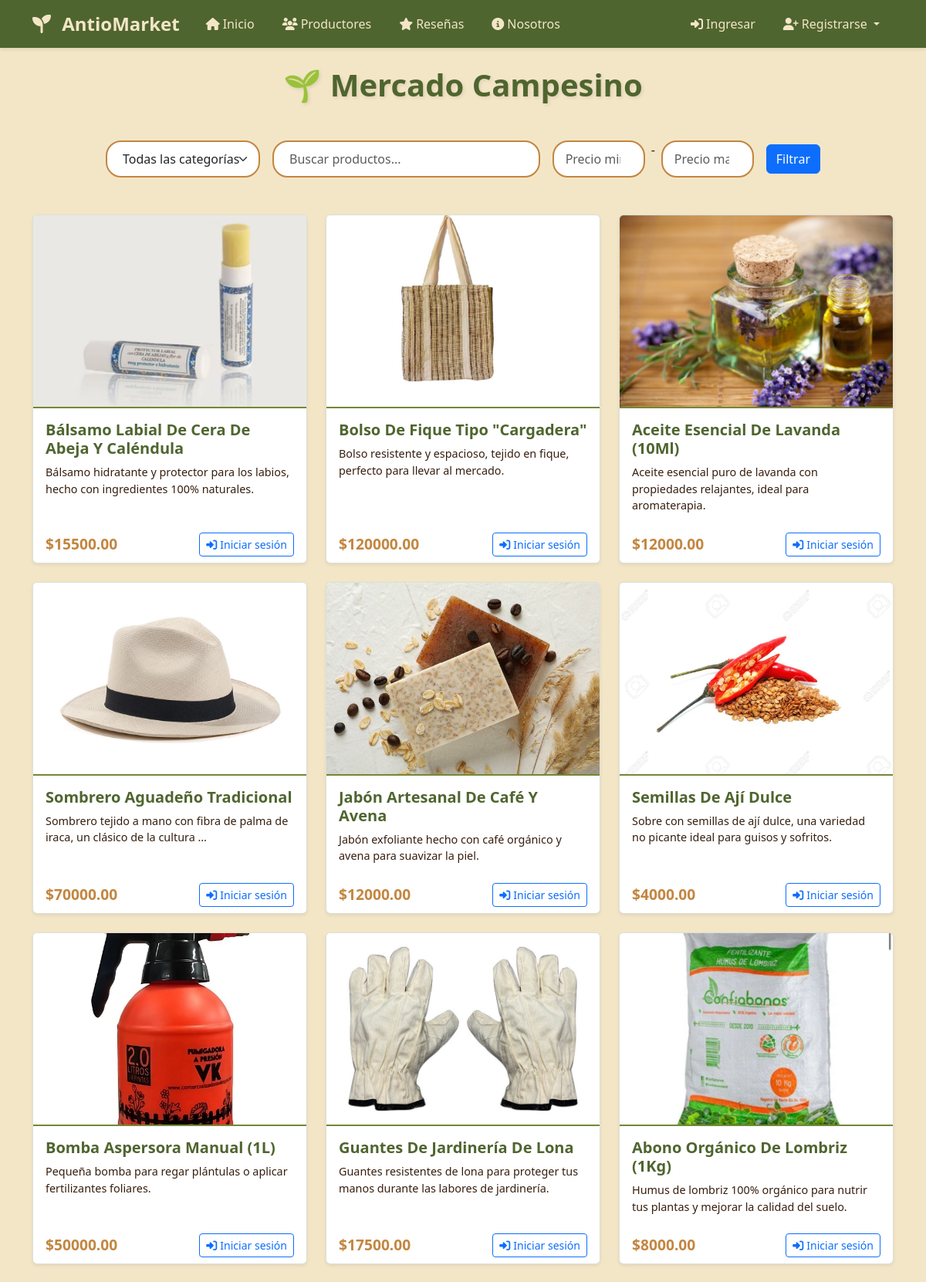
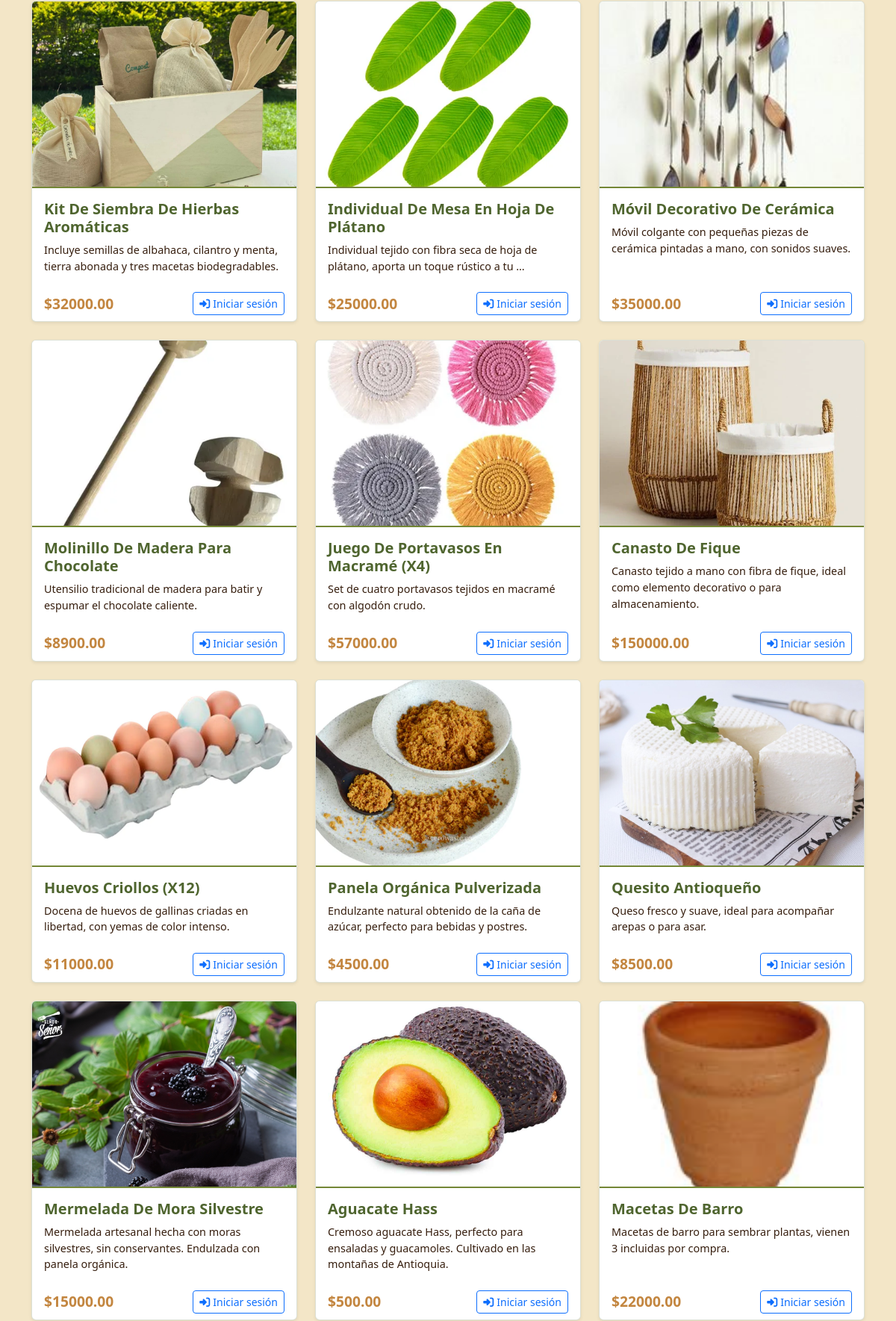
The page / (upper part) on the database its author committed (2 pictures, top to bottom).
### productos/models.py (models this page shows, shortened)
class Producto(models.Model):
    vendedor = models.ForeignKey("cuentas.CuentaVendedor", on_delete=models.CASCADE)
    nombre = models.CharField(max_length=100)
    descripcion = models.TextField()
    precio = models.DecimalField(max_digits=10, decimal_places=2)
    stock = models.IntegerField()
    categoria = models.CharField(max_length=50)
    imagen = models.ImageField(upload_to='productos/', blank=True, null=True, default='default.jpg')

### productos/views.py (the view)
# urls.py: path('', views.HomeView.as_view(), name='home'),
class HomeView(ListView):
    model = Producto
    template_name = 'productos/home.html'
    context_object_name = 'productos'
    def get_queryset(self):
        queryset = Producto.objects.all()
        form = BuscarProductoForm(self.request.GET)
        categoria = self.request.GET.get('categoria')
        busqueda = self.request.GET.get('buscar')
        if categoria:
            queryset = queryset.filter(categoria=categoria)
        if busqueda:
            queryset = queryset.filter(
                Q(nombre__icontains=busqueda) |
                Q(descripcion__icontains=busqueda)
            )
        if form.is_valid():
            if form.cleaned_data.get('precio_min'):
                queryset = queryset.filter(precio__gte=form.cleaned_data['precio_min'])
            if form.cleaned_data.get('precio_max'):
                queryset = queryset.filter(precio__lte=form.cleaned_data['precio_max'])
        return queryset.order_by('-id')  # Ordenar por más recientes primero
    def get_context_data(self, **kwargs):
        context = super().get_context_data(**kwargs)
        context['categorias'] = Producto.objects.values_list('categoria', flat=True).distinct()
        context['form'] = BuscarProductoForm(self.request.GET)
        return context

### productos/forms.py (called while the page is built)
    def clean(self):
        cleaned_data = super().clean()
        precio_min = cleaned_data.get('precio_min')
        precio_max = cleaned_data.get('precio_max')
        if precio_min and precio_max and precio_min > precio_max:
            raise forms.ValidationError("El precio mínimo no puede ser mayor al precio máximo.")
        return cleaned_data

### productos/templates/productos/home.html (shortened to what this page needs)
{% extends 'base.html' %}
{% block extra_css %}
{% load static %}
<link rel="stylesheet" href="{% static 'css/home.css' %}">
{% endblock %}
{% block content %}
<div class="container mt-4">
    <h1 class="text-center page-title mb-3">🌱 Mercado Campesino</h1>
    <div class="row justify-content-center mb-4">
        <div class="col-md-10">
            <form method="get" class="d-flex justify-content-center gap-3 align-items-center">
                <select name="categoria" class="form-select" style="max-width: 200px;">
                    <option value="">Todas las categorías</option>
                </select>
                <div class="flex-grow-1">
                    <input type="search" name="buscar" class="form-control" placeholder="Buscar productos..."
                           value="{{ request.GET.buscar|default:'' }}">
                </div>
                <div class="d-flex gap-2">
                    <input type="number" name="precio_min" class="form-control" style="max-width: 120px;"
                           placeholder="Precio min" value="{{ request.GET.precio_min|default:'' }}">
                    <span>-</span>
                    <input type="number" name="precio_max" class="form-control" style="max-width: 120px;"
                           placeholder="Precio max" value="{{ request.GET.precio_max|default:'' }}">
                </div>
                <button type="submit" class="btn btn-primary">Filtrar</button>
            </form>
        </div>
    </div>
    <div class="row mt-5">
        {% for producto in productos %}
            <div class="col-md-4 mb-4">
                <div class="card h-100 shadow-sm product-card">
                    <a href="{% url 'productos:detalle_producto' producto.pk %}">
                        <img src="{{ producto.imagen.url }}" class="card-img-top" alt="{{ producto.nombre }}">
                    </a>
                    <div class="card-body">
                        <h5 class="card-title">
                            <a href="{% url 'productos:detalle_producto' producto.pk %}" class="text-decoration-none">
                                {{ producto.nombre }}
                            </a>
                        </h5>
                        <p class="card-text">{{ producto.descripcion|truncatewords:15 }}</p>
                    </div>
                    <div class="card-footer d-flex justify-content-between align-items-center bg-transparent border-0">
                        <span class="price-tag">${{ producto.precio }}</span>
                        {% if user.is_authenticated %}
                            {% if user.is_cliente %}
                                <a href="{% url 'carrito:agregar_producto' producto.id %}" class="btn btn-add-to-cart btn-sm">
                                    <i class="fas fa-cart-plus me-1"></i>Agregar al carrito
                                </a>
                            {% else %}
                                <a href="{% url 'productos:detalle_producto' producto.pk %}" class="btn btn-outline-secondary btn-sm">
                                    <i class="fas fa-eye me-1"></i>Ver producto
                                </a>
                            {% endif %}
                        {% else %}
                            <a href="{% url 'cuentas:login' %}" class="btn btn-outline-primary btn-sm">
                                <i class="fas fa-sign-in-alt me-1"></i>Iniciar sesión
                            </a>
                        {% endif %}
                    </div>
                </div>
            </div>
        {% endfor %}
    </div>
</div>
{% endblock %}

### mercado_campesino/static/css/base.css (style rules this page uses)
:root { --color-fondo: #f3e6c7; --color-primario: #361e0e; --color-secundario: #c38640; --color-verde-oscuro: #4f652f; --color-verde-claro: #748736; }
body { background-color: var(--color-fondo); display: flex; flex-direction: column; min-height: 100vh; color: var(--color-primario); }

### productos/static/css/home.css (style rules this page uses)
.product-card { transition: transform 0.3s ease, box-shadow 0.3s ease; border: 1px solid rgba(79, 101, 47, 0.2); background-color: white; }
.product-card .card-img-top { height: 250px; object-fit: cover; border-bottom: 2px solid var(--color-verde-claro); }
.product-card .card-title { color: var(--color-verde-oscuro); font-weight: bold; }
.product-card .card-title a { color: var(--color-verde-oscuro) !important; text-decoration: none; }
.product-card .card-text { color: var(--color-primario); font-size: 0.9rem; }
.price-tag { color: var(--color-secundario); font-size: 1.2rem; font-weight: bold; }
.page-title { color: var(--color-verde-oscuro); font-weight: bold; text-shadow: 2px 2px 4px rgba(54, 30, 14, 0.1); margin-bottom: 4rem; padding-bottom: 2rem; }
.form-select { border-radius: 20px; padding: 10px 20px; border: 2px solid var(--color-secundario); background-color: white; }
.form-control { border-radius: 20px; padding: 10px 20px; border: 2px solid var(--color-secundario); }
.gap-3 { gap: 1rem; }
.form-control[type="number"] { border-radius: 20px; padding: 10px 15px; border: 2px solid var(--color-secundario); }
.d-flex.gap-2 { gap: 0.5rem !important; }

### rows shown on the page
Producto: imagen (picture), nombre "Bálsamo Labial De Cera De Abeja Y Caléndula", descripcion "Bálsamo hidratante y protector para los labios, hecho con ingredientes 100% naturales.", precio "15500.00"
Producto: imagen (picture), nombre "Bolso De Fique Tipo \"Cargadera\"", descripcion "Bolso resistente y espacioso, tejido en fique, perfecto para llevar al mercado.", precio "120000.00"
Producto: imagen (picture), nombre "Aceite Esencial De Lavanda (10Ml)", descripcion "Aceite esencial puro de lavanda con propiedades relajantes, ideal para aromaterapia.", precio "12000.00"
Producto: imagen (picture), nombre "Sombrero Aguadeño Tradicional", descripcion "Sombrero tejido a mano con fibra de palma de iraca, un clásico de la cultura …", precio "70000.00"
Producto: imagen (picture), nombre "Jabón Artesanal De Café Y Avena", descripcion "Jabón exfoliante hecho con café orgánico y avena para suavizar la piel.", precio "12000.00"
Producto: imagen (picture), nombre "Semillas De Ají Dulce", descripcion "Sobre con semillas de ají dulce, una variedad no picante ideal para guisos y sofritos.", precio "4000.00"
Producto: imagen (picture), nombre "Bomba Aspersora Manual (1L)", descripcion "Pequeña bomba para regar plántulas o aplicar fertilizantes foliares.", precio "50000.00"
Producto: imagen (picture), nombre "Guantes De Jardinería De Lona", descripcion "Guantes resistentes de lona para proteger tus manos durante las labores de jardinería.", precio "17500.00"
Producto: imagen (picture), nombre "Abono Orgánico De Lombriz (1Kg)", descripcion "Humus de lombriz 100% orgánico para nutrir tus plantas y mejorar la calidad del suelo.", precio "8000.00"
Producto: imagen (picture), nombre "Kit De Siembra De Hierbas Aromáticas", descripcion "Incluye semillas de albahaca, cilantro y menta, tierra abonada y tres macetas biodegradables.", precio "32000.00"
Producto: imagen (picture), nombre "Individual De Mesa En Hoja De Plátano", descripcion "Individual tejido con fibra seca de hoja de plátano, aporta un toque rústico a tu …", precio "25000.00"
Producto: imagen (picture), nombre "Móvil Decorativo De Cerámica", descripcion "Móvil colgante con pequeñas piezas de cerámica pintadas a mano, con sonidos suaves.", precio "35000.00"
Producto: imagen (picture), nombre "Molinillo De Madera Para Chocolate", descripcion "Utensilio tradicional de madera para batir y espumar el chocolate caliente.", precio "8900.00"
Producto: imagen (picture), nombre "Juego De Portavasos En Macramé (X4)", descripcion "Set de cuatro portavasos tejidos en macramé con algodón crudo.", precio "57000.00"
Producto: imagen (picture), nombre "Canasto De Fique", descripcion "Canasto tejido a mano con fibra de fique, ideal como elemento decorativo o para almacenamiento.", precio "150000.00"
Producto: imagen (picture), nombre "Huevos Criollos (X12)", descripcion "Docena de huevos de gallinas criadas en libertad, con yemas de color intenso.", precio "11000.00"
Producto: imagen (picture), nombre "Panela Orgánica Pulverizada", descripcion "Endulzante natural obtenido de la caña de azúcar, perfecto para bebidas y postres.", precio "4500.00"
Producto: imagen (picture), nombre "Quesito Antioqueño", descripcion "Queso fresco y suave, ideal para acompañar arepas o para asar.", precio "8500.00"
Producto: imagen (picture), nombre "Mermelada De Mora Silvestre", descripcion "Mermelada artesanal hecha con moras silvestres, sin conservantes. Endulzada con panela orgánica.", precio "15000.00"
Producto: imagen (picture), nombre "Aguacate Hass", descripcion "Cremoso aguacate Hass, perfecto para ensaladas y guacamoles. Cultivado en las montañas de Antioquia.", precio "500.00"
Producto: imagen (picture), nombre "Macetas De Barro", descripcion "Macetas de barro para sembrar plantas, vienen 3 incluidas por compra.", precio "22000.00"
